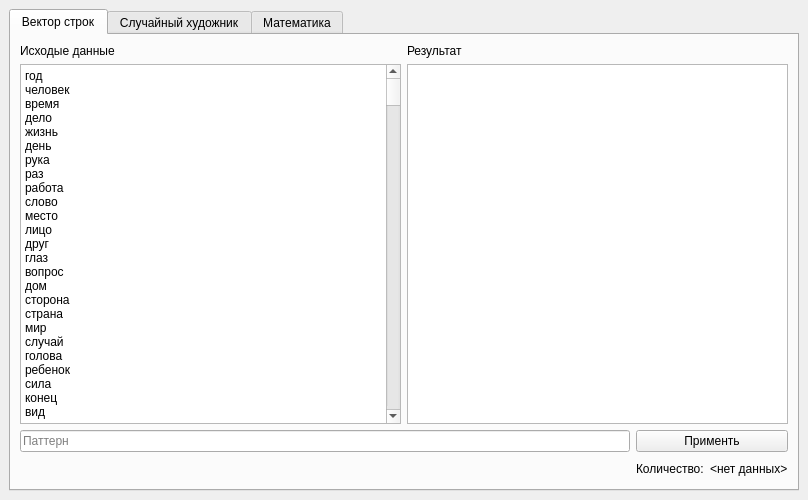
<?xml version="1.0" encoding="UTF-8"?>
<ui version="4.0">
 <class>MainWindow</class>
 <widget class="QMainWindow" name="MainWindow">
  <property name="geometry">
   <rect>
    <x>0</x>
    <y>0</y>
    <width>808</width>
    <height>500</height>
   </rect>
  </property>
  <property name="windowTitle">
   <string>Homework: Lesson13</string>
  </property>
  <widget class="QWidget" name="centralwidget">
   <layout class="QGridLayout" name="gridLayout">
    <item row="0" column="0">
     <widget class="QTabWidget" name="tabWidget">
      <property name="currentIndex">
       <number>0</number>
      </property>
      <widget class="QWidget" name="tabVector">
       <attribute name="title">
        <string>Вектор строк</string>
       </attribute>
       <layout class="QGridLayout" name="gridLayout_2">
        <item row="3" column="1">
         <widget class="QLabel" name="labelCountDescription">
          <property name="text">
           <string>Количество:</string>
          </property>
         </widget>
        </item>
        <item row="3" column="0">
         <spacer name="horizontalSpacer">
          <property name="orientation">
           <enum>Qt::Horizontal</enum>
          </property>
          <property name="sizeHint" stdset="0">
           <size>
            <width>549</width>
            <height>22</height>
           </size>
          </property>
         </spacer>
        </item>
        <item row="2" column="0">
         <widget class="QLineEdit" name="lineEditPattern">
          <property name="placeholderText">
           <string>Паттерн</string>
          </property>
         </widget>
        </item>
        <item row="3" column="2">
         <widget class="QLabel" name="labelCount">
          <property name="text">
           <string>&lt;нет данных&gt;</string>
          </property>
         </widget>
        </item>
        <item row="2" column="1" colspan="2">
         <widget class="QPushButton" name="pushButtonApplyPattern">
          <property name="text">
           <string>Применть</string>
          </property>
         </widget>
        </item>
        <item row="0" column="0" colspan="3">
         <layout class="QHBoxLayout" name="horizontalLayoutDescription">
          <item>
           <widget class="QLabel" name="labelInput">
            <property name="text">
             <string>Исходые данные</string>
            </property>
           </widget>
          </item>
          <item>
           <widget class="QLabel" name="labelResult">
            <property name="text">
             <string>Результат</string>
            </property>
           </widget>
          </item>
         </layout>
        </item>
        <item row="1" column="0" colspan="3">
         <layout class="QHBoxLayout" name="horizontalLayoutEditors">
          <item>
           <widget class="QPlainTextEdit" name="plainTextEditInput">
            <property name="plainText">
             <string>год
человек
время
дело
жизнь
день
рука
раз
работа
слово
место
лицо
друг
глаз
вопрос
дом
сторона
страна
мир
случай
голова
ребенок
сила
конец
вид
система
часть
город
отношение
женщина
деньги
земля
машина
вода
отец
проблема
час
право
нога
решение
дверь
образ
история
власть
закон
война
бог
голос
тысяча
книга
возможность
результат
ночь
стол
имя
область
статья
число
компания
народ
жена
группа
развитие
процесс
суд
условие
средство
начало
свет
пора
путь
душа
уровень
форма
связь
минута
улица
вечер
качество
мысль
дорога
мать
действие
месяц
государство
язык
любовь
взгляд
мама
век
школа
цель
общество
деятельность
организация
президент
комната
порядок
момент
театр
письмо
утро
помощь
ситуация
роль
рубль
смысл
состояние
квартира
орган
внимание
тело
труд
сын
мера
смерть
рынок
программа
задача
предприятие
окно
разговор
правительство
семья
производство
информация
положение
центр
ответ
муж
автор
стена
интерес
федерация
правило
управление
мужчина
идея
партия
совет
счет
сердце
движение
вещь
материал
неделя
чувство
глава
наука
ряд
газета
причина
плечо
цена
план
речь
точка
основа
товарищ
культура
данные
мнение
документ
институт
ход
проект
встреча
директор
срок
палец
опыт
служба
судьба
девушка
очередь
лес
состав
член
количество
событие
объект
зал
создание
значение
период
шаг
брат
искусство
структура
номер
пример
исследование
гражданин
игра
начальник
рост
тема
принцип
метод
тип
фильм
край
гость
воздух
характер
борьба
использование
размер
образование
мальчик
кровь
район
небо
армия
класс
представитель
участие
девочка
политика
герой
картина
доллар
спина
территория
пол
поле
изменение
направление
рисунок
течение
церковь
банк
сцена
население
большинство
музыка
правда
свобода
память
команда
союз
врач
договор
дерево
факт
хозяин
природа
угол
телефон
позиция
двор
писатель
самолет
объем
род
солнце
вера
берег
спектакль
фирма
способ
завод
цвет
журнал
руководитель
специалист
оценка
регион
песня
процент
родитель
море
требование
основание
половина
роман
круг
анализ
стихи
автомобиль
экономика
литература
бумага
поэт
степень
господин
надежда
предмет
вариант
министр
граница
дух
модель
операция
пара
сон
название
ум
повод
старик
миллион
успех
счастье
ребята
кабинет
магазин
пространство
выход
удар
база
знание
текст
защита
руководство
площадь
сознание
возраст
участник
участок
пункт
линия
желание
папа
доктор
губа
дочь
среда
председатель
представление
солдат
художник
волос
оружие
соответствие
ветер
парень
зрение
генерал
огонь
понятие
строительство
ухо
грудь
нос
страх
услуга
содержание
радость
безопасность
продукт
комплекс
бизнес
сад
сотрудник
лето
курс
предложение
рот
технология
реформа
отсутствие
собака
камень
будущее
рассказ
контроль
река
продукция
сумма
техника
здание
сфера
необходимость
фонд
подготовка
лист
республика
хозяйство
воля
бюджет
снег
деревня
мужик
элемент
обстоятельство
немец
победа
источник
звезда
выбор
масса
итог
сестра
практика
проведение
карман
слава
кухня
определение
функция
войско
комиссия
применение
капитан
работник
обеспечение
офицер
фамилия
предел
выборы
ученый
бутылка
бой
теория
зона
отдел
зуб
разработка
личность
гора
товар
метр
праздник
влияние
читатель
удовольствие
актер
слеза
ответственность
учитель
акт
боль
множество
особенность
показатель
корабль
звук
впечатление
частность
детство
вывод
профессор
доля
норма
прошлое
командир
коридор
поддержка
рамка
враг
этап
черт
дед
собрание
прием
болезнь
клетка
кожа
заявление
попытка
сравнение
расчет
депутат
комитет
знак
дядя
учет
хлеб
чай
режим
целое
вирус
выражение
здоровье
зима
десяток
глубина
сеть
студент
секунда
скорость
поиск
суть
налог
ошибка
доход
режиссер
поверхность
ощущение
карта
клуб
станция
революция
колено
министерство
стекло
этаж
высота
бабушка
трубка
газ
мастер
поведение
столица
механизм
передача
способность
подход
энергия
существование
исполнение
кино
сожаление
заместитель
ресурс
акция
рождение
администрация
стоимость
улыбка
артист
сосед
фраза
фигура
субъект
реакция
список
фотография
журналист
май
нарушение
заседание
толпа
больница
существо
свойство
долг
поколение
животное
схема
усилие
отличие
остров
противник
волна
реализация
страница
формирование
житель
красота
птица
растение
тень
явление
храм
запах
водка
наличие
ужас
одежда
кресло
больной
поезд
университет
традиция
адрес
декабрь
ладонь
сведение
цветок
лидер
октябрь
занятие
сентябрь
помещение
январь
зритель
редакция
стиль
весна
фактор
август
известие
зависимость
охрана
оборудование
концерт
отделение
расход
выставка
милиция
переход
эпоха
запад
произведение
родина
собственность
тайна
трава
лагерь
имущество
кровать
аппарат
середина
март
клиент
дама
фронт
отрасль
стул
беседа
законодательство
продажа
повышение
музей
след
полковник
сомнение
понимание
апрель
князь
рыба
дума
кодекс
сутки
чудо
шея
судья
крыша
настроение
поток
должность
преступление
мозг
честь
пост
еврей
июнь
сотня
дождь
лестница
дача
установка
появление
получение
образец
труба
главное
осень
костюм
баба
ценность
обязанность
пьеса
таблица
вино
воспоминание
лошадь
коллега
организм
ученик
учреждение
открытие
том
черта
характеристика
выполнение
оборона
выступление
температура
перспектива
подруга
приказ
жертва
ресторан
километр
спор
вкус
признак
промышленность
американец
лоб
заключение
восток
исключение
ключ
постановление
слой
бок
июль
перевод
секретарь
кусок
слух
польза
звонок
обстановка
чиновник
соглашение
деталь
русский
тишина
зарплата
билет
подарок
тюрьма
ящик
конкурс
книжка
изучение
просьба
царь
публика
смех
сообщение
угроза
беда
блок
достижение
назначение
реклама
портрет
масло
стакан
урок
часы
крик
творчество
телевизор
инструмент
концепция
лейтенант
экран
дно
реальность
канал
мясо
знакомый
щека
конфликт
переговоры
запись
вагон
площадка
последствие
сотрудничество
зеркало
тон
академия
палата
потребность
ноябрь
увеличение
дурак
поездка
обед
потеря
февраль
мероприятие
парк
принятие
устройство
вещество
категория
сезон
гостиница
издание
объединение
темнота
человечество
колесо
опасность
разрешение
воздействие
коллектив
камера
запас
следствие
длина
крыло
округ
фон
кандидат
родственник
давление
присутствие
взаимодействие
доска
партнер
двигатель
шум
достоинство
грех
нож
полет
страсть
испытание
TRUE
799
разница
водитель
пакет
снижение
формула
живот
капитал
мост
новость
эффект
вход
губернатор
доклад
смена
убийство
эксперт
автобус
платье
кадр
тетя
общение
психология
лев
порог
проверка
процедура
рабочий
ремонт
обращение
обучение
ожидание
памятник
корень
наблюдение
буква
доказательство
признание
постель
штаб
владелец
компьютер
инженер
старуха
лодка
ракета
серия
шутка
вершина
выпуск
кулак
лед
торговля
нефть
молодежь
цифра
корпус
недостаток
сапог
сущность
талант
эффективность
кофе
полоса
основное
рассмотрение
сбор
штат
следователь
жилье
мешок
описание
куст
отказ
замок
редактор
дворец
забота
пиво
диван
столик
эксперимент
печать
кольцо
пистолет
воспитание
начальство
профессия
ворота
добро
дружба
покой
риск
окончание
дым
брак
величина
записка
инициатива
совесть
активность
кость
спорт
кредит
господь
майор
конференция
потолок
библиотека
помощник
конструкция
отдых
ручка
металл
молоко
прокурор
транспорт
поэзия
соединение
краска
расстояние
мечта
село
еда
зло
подразделение
сюжет
рубеж
сигнал
атмосфера
крест
вес
взрыв
контакт
сигарета
восторг
золото
почва
премия
король
подъезд
шанс
автомат
заказ
мальчишка
очки
миг
штука
чтение
поселок
свидетель
ставка
сумка
удивление
хвост
песок
поворот
возвращение
мгновение
статус
озеро
строй
параметр
сказка
тенденция
вина
дыхание
версия
масштаб
монастырь
хозяйка
дочка
танец
эксплуатация
коммунист
пенсия
приятель
объяснение
набор
производитель
пыль
философия
мощность
обязательство
уход
горло
кризис
указание
плата
яблоко
препарат
действительность
москвич
остаток
изображение
сделка
сочинение
покупатель
танк
затрата
строка
единица
обработка
чемпионат</string>
            </property>
           </widget>
          </item>
          <item>
           <widget class="QPlainTextEdit" name="plainTextEditResult">
            <property name="readOnly">
             <bool>true</bool>
            </property>
           </widget>
          </item>
         </layout>
        </item>
       </layout>
      </widget>
      <widget class="QWidget" name="tabPainter">
       <attribute name="title">
        <string>Случайный художник</string>
       </attribute>
       <layout class="QGridLayout" name="gridLayout_4">
        <item row="0" column="1">
         <widget class="QGroupBox" name="groupBoxDraw">
          <property name="title">
           <string>Холст</string>
          </property>
          <layout class="QGridLayout" name="gridLayout_3">
           <item row="0" column="1">
            <widget class="QLCDNumber" name="lcdNumberLine"/>
           </item>
           <item row="1" column="1">
            <widget class="QLCDNumber" name="lcdNumberRectangle"/>
           </item>
           <item row="2" column="1">
            <widget class="QLCDNumber" name="lcdNumberCircle"/>
           </item>
           <item row="0" column="0">
            <widget class="QLabel" name="labelLine">
             <property name="text">
              <string>Линии:</string>
             </property>
            </widget>
           </item>
           <item row="1" column="0">
            <widget class="QLabel" name="labelRectangle">
             <property name="text">
              <string>Прямоугольники:</string>
             </property>
            </widget>
           </item>
           <item row="2" column="0">
            <widget class="QLabel" name="labelCircle">
             <property name="text">
              <string>Круги:</string>
             </property>
            </widget>
           </item>
          </layout>
         </widget>
        </item>
        <item row="0" column="0">
         <widget class="QFrame" name="frameDrawActions">
          <property name="sizePolicy">
           <sizepolicy hsizetype="Maximum" vsizetype="Preferred">
            <horstretch>0</horstretch>
            <verstretch>0</verstretch>
           </sizepolicy>
          </property>
          <layout class="QVBoxLayout" name="verticalLayout">
           <item>
            <widget class="QCheckBox" name="checkBoxLine">
             <property name="text">
              <string>линия</string>
             </property>
            </widget>
           </item>
           <item>
            <widget class="QCheckBox" name="checkBoxRect">
             <property name="text">
              <string>прямоугольник</string>
             </property>
            </widget>
           </item>
           <item>
            <widget class="QCheckBox" name="checkBoxCircle">
             <property name="text">
              <string>круг</string>
             </property>
            </widget>
           </item>
           <item>
            <spacer name="verticalSpacer">
             <property name="orientation">
              <enum>Qt::Vertical</enum>
             </property>
             <property name="sizeHint" stdset="0">
              <size>
               <width>20</width>
               <height>40</height>
              </size>
             </property>
            </spacer>
           </item>
          </layout>
         </widget>
        </item>
       </layout>
      </widget>
      <widget class="QWidget" name="tabMath">
       <attribute name="title">
        <string>Математика</string>
       </attribute>
       <layout class="QVBoxLayout" name="verticalLayout_2">
        <item>
         <widget class="QLabel" name="labelMathInput">
          <property name="text">
           <string>Введите данные для вычисления:</string>
          </property>
         </widget>
        </item>
        <item>
         <widget class="QTextEdit" name="textEditMathInput"/>
        </item>
        <item>
         <widget class="QPushButton" name="pushButtonMath">
          <property name="text">
           <string>вычислить</string>
          </property>
         </widget>
        </item>
        <item>
         <widget class="QLabel" name="labelMathResult">
          <property name="text">
           <string>Результат:</string>
          </property>
         </widget>
        </item>
        <item>
         <widget class="QTextEdit" name="textEditMathResult">
          <property name="readOnly">
           <bool>true</bool>
          </property>
         </widget>
        </item>
       </layout>
      </widget>
     </widget>
    </item>
   </layout>
  </widget>
 </widget>
 <resources/>
 <connections/>
</ui>
